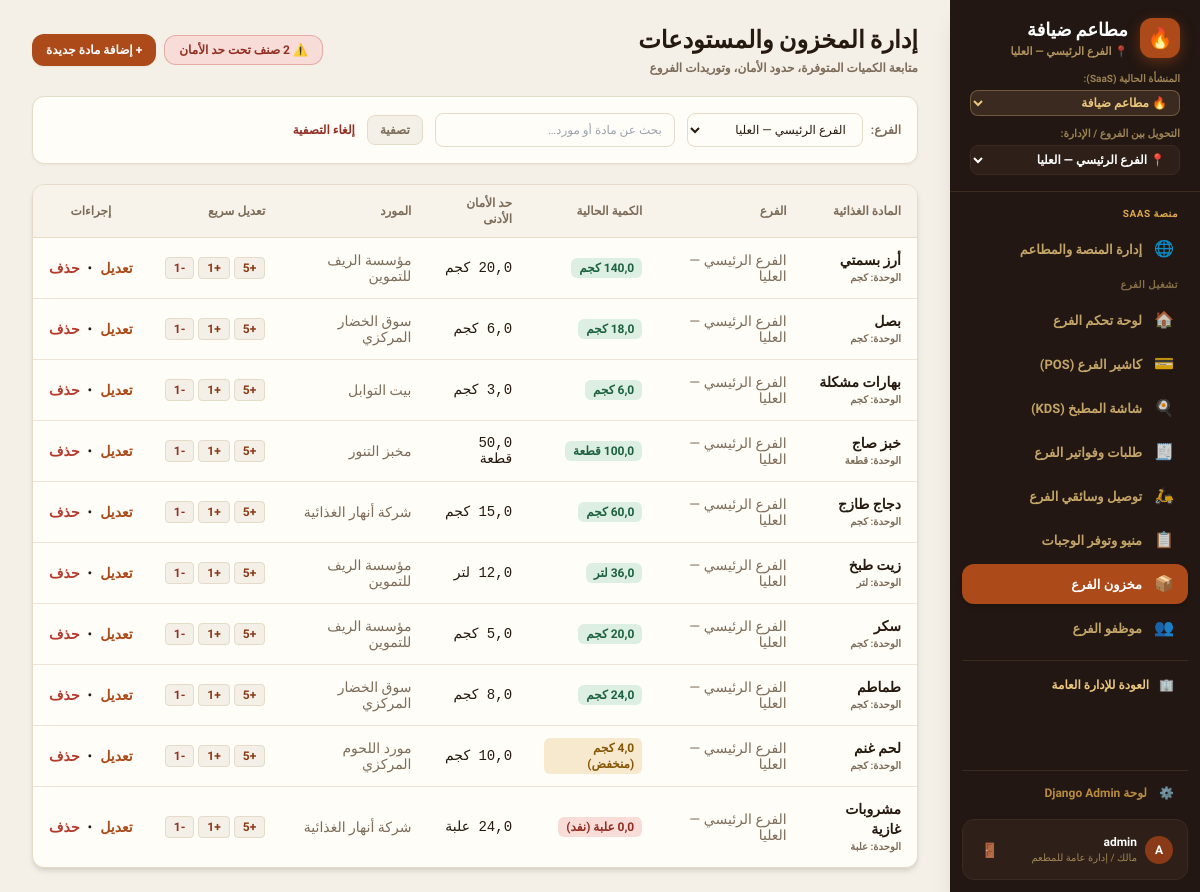
The page /inventory/ (signed in) on the database as committed earlier.
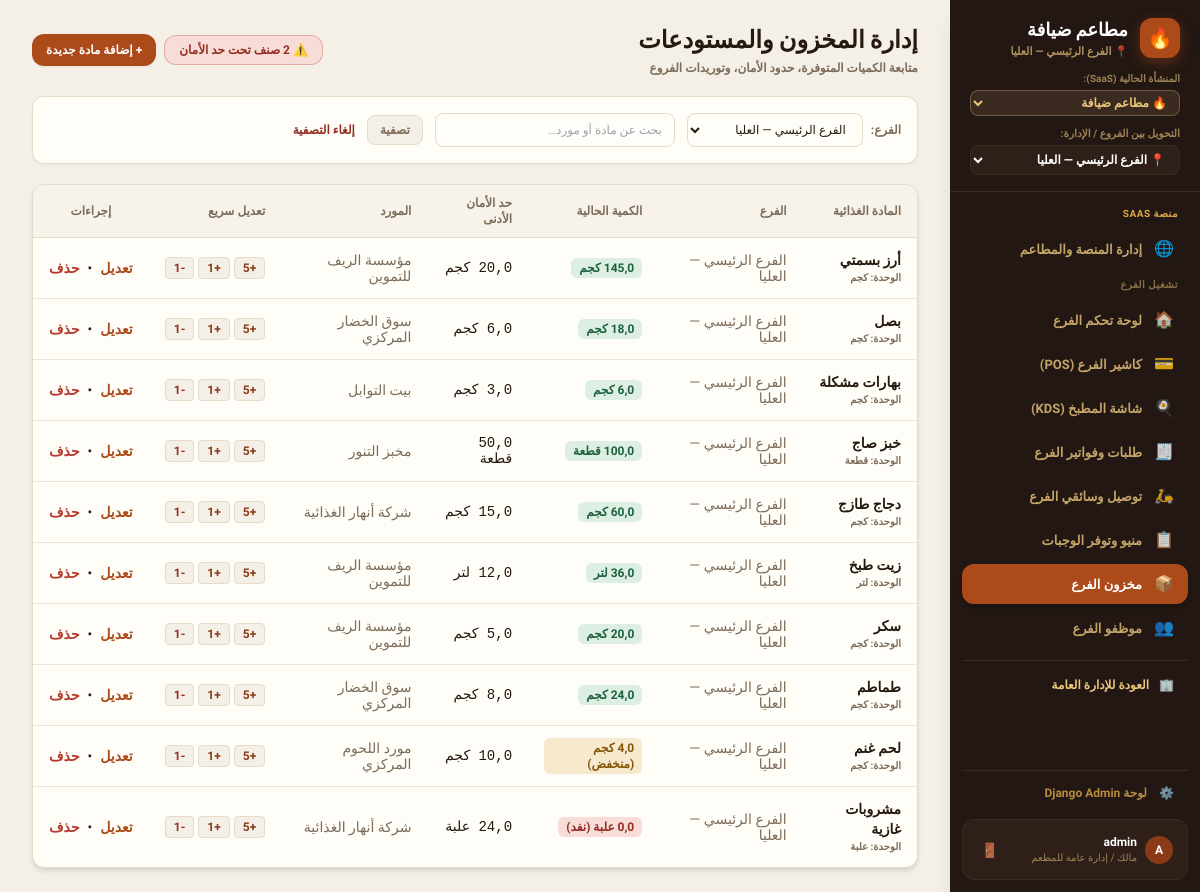
The same page on the database as committed later.
### core/models.py (models this page shows, shortened)
class InventoryItem(models.Model):
    tenant = models.ForeignKey(
        Tenant,
        on_delete=models.CASCADE,
        related_name="inventory_items",
        null=True,
        blank=True,
        verbose_name="المستأجر / المنشأة",
    )
    branch = models.ForeignKey(
        Branch,
        on_delete=models.CASCADE,
        related_name="inventory_items",
        verbose_name="الفرع",
    )
    name = models.CharField(max_length=255, verbose_name="اسم المادة")
    unit = models.CharField(max_length=50, default="كجم", verbose_name="الوحدة")
    quantity = models.DecimalField(max_digits=10, decimal_places=2, default=0.00, verbose_name="الكمية المتوفرة")
    min_quantity = models.DecimalField(max_digits=10, decimal_places=2, default=0.00, verbose_name="حد الأمان الأدنى")
    supplier = models.CharField(max_length=255, default="", blank=True, verbose_name="المورد")
    updated_at = models.DateTimeField(auto_now=True, verbose_name="آخر تحديث")
    class Meta:
        verbose_name = "عنصر مخزون"
        verbose_name_plural = "المخزون"
        ordering = ["id"]

class Branch(models.Model):
    STATUS_CHOICES = [
        ("active", "نشط"),
        ("closed", "مغلق"),
    ]
    tenant = models.ForeignKey(
        Tenant,
        on_delete=models.CASCADE,
        related_name="branches",
        null=True,
        blank=True,
        verbose_name="المستأجر / المنشأة",
    )
    name = models.CharField(max_length=255, verbose_name="اسم الفرع")
    city = models.CharField(max_length=100, default="", blank=True, verbose_name="المدينة")
    address = models.CharField(max_length=255, default="", blank=True, verbose_name="العنوان")
    phone = models.CharField(max_length=50, default="", blank=True, verbose_name="الهاتف")
    status = models.CharField(max_length=20, choices=STATUS_CHOICES, default="active", verbose_name="الحالة")
    latitude = models.DecimalField(max_digits=10, decimal_places=7, null=True, blank=True, verbose_name="خط العرض")
    longitude = models.DecimalField(max_digits=10, decimal_places=7, null=True, blank=True, verbose_name="خط الطول")
    delivery_polygon = models.JSONField(default=list, blank=True, verbose_name="مضلع التغطية على الخريطة")
    delivery_radius_km = models.DecimalField(max_digits=5, decimal_places=2, default=5.00, verbose_name="نصف قطر التغطية (كم)")
    created_at = models.DateTimeField(auto_now_add=True, verbose_name="تاريخ الإنشاء")
    class Meta:
        verbose_name = "فرع"
        verbose_name_plural = "الفروع"
        ordering = ["id"]

### core/views.py (the view)
# urls.py: path("inventory/", views.inventory_view, name="inventory"),
@login_required
@ensure_csrf_cookie
def inventory_view(request):
    tenant = get_active_tenant(request)
    if tenant and not tenant.has_feature("inventory"):
        return HttpResponseForbidden("ميزة إدارة المخزون غير مفعلة في باقة اشتراك هذا المطعم. يرجى ترقية الباقة لتفعيلها.")
    if not user_has_perm(request.user, "manage_inventory"):
        return HttpResponseForbidden("غير مصرح لك بالوصول لإدارة المخزون")
    active_branch = get_active_branch(request)
    branch_id = request.GET.get("branch")
    search = request.GET.get("q", "").strip()
    items = InventoryItem.objects.filter(tenant=tenant).select_related("branch").order_by("branch__name", "name")
    if active_branch:
        items = items.filter(branch=active_branch)
        selected_branch = active_branch.id
    elif branch_id and branch_id.isdigit():
        items = items.filter(branch_id=int(branch_id))
        selected_branch = int(branch_id)
    else:
        selected_branch = "all"
    if search:
        items = items.filter(Q(name__icontains=search) | Q(supplier__icontains=search))
    branches = Branch.objects.filter(tenant=tenant).order_by("name")
    low_count = items.filter(quantity__lte=F("min_quantity")).count()
    context = {
        "tenant": tenant,
        "current_branch": active_branch,
        "items": items,
        "branches": branches,
        "low_count": low_count,
        "selected_branch": selected_branch,
        "search_query": search,
        "units": ["كجم", "لتر", "علبة", "قطعة", "كرتون", "حبة"],
    }
    return render(request, "inventory.html", context)

### core/models.py (called while the page is built)
    def has_feature(self, feature_key):
        if not self.subscription_plan:
            return True
        return feature_key in (self.subscription_plan.features or [])

    def is_subscription_active(self):
        if not self.is_active:
            return False
        if self.subscription_status in ["active", "trial"]:
            if self.subscription_end and self.subscription_end < timezone.now():
                return False
            return True
        return False

    def days_until_expiry(self):
        if not self.subscription_end:
            return 999
        diff = (self.subscription_end - timezone.now()).total_seconds()
        return max(0, int(diff // 86400))

### core/views.py (called while the page is built, shortened)
def get_active_tenant(request):
    if hasattr(request, "tenant") and request.tenant:
        return request.tenant

def user_has_perm(user, perm_key):
    if not user or not user.is_authenticated:
        return False
    if user.is_superuser:
        return True

### templates/inventory.html (shortened to what the changed rows need)
{% extends "base.html" %}
{% block content %}
<div>
    <div class="mb-5 flex flex-col sm:flex-row sm:items-center sm:justify-between gap-2">
        <div>
            <h1 class="text-2xl font-black font-display text-ink">إدارة المخزون والمستودعات</h1>
        </div>
    </div>
    <div class="card overflow-hidden shadow-md">
        <div class="overflow-x-auto">
            <table class="w-full text-right text-xs">
                <thead class="border-b border-line bg-paper/70">
                    <tr>
                        <th class="th">المادة الغذائية</th>
                        <th class="th">الفرع</th>
                        <th class="th">الكمية الحالية</th>
                        <th class="th">حد الأمان الأدنى</th>
                        <th class="th">المورد</th>
                        <th class="th">تعديل سريع</th>
                        <th class="th text-center">إجراءات</th>
                    </tr>
                </thead>
                <tbody class="divide-y divide-line/70">
                    {% for it in items %}
                    <tr class="hover:bg-paper/30 transition">
                        <td class="td font-bold text-ink">
                            <p class="text-sm font-extrabold">{{ it.name }}</p>
                            <p class="text-[10px] text-soft">الوحدة: {{ it.unit }}</p>
                        </td>
                        <td class="td text-soft">{{ it.branch.name }}</td>
                        <td class="td">
                            <span class="inline-flex items-center gap-1.5 rounded-md px-2 py-0.5 font-black text-xs
                                {% if it.quantity == 0 %}bg-bad-100 text-bad-700
                                {% elif it.quantity <= it.min_quantity %}bg-warn-100 text-warn-700
                                {% else %}bg-good-100 text-good-700{% endif %}">
                                {{ it.quantity|floatformat:1 }} {{ it.unit }}
                            </span>
                        </td>
                        <td class="td font-mono">{{ it.min_quantity|floatformat:1 }} {{ it.unit }}</td>
                        <td class="td text-soft">{{ it.supplier|default:"—" }}</td>
                        <td class="td">
                            <div class="flex items-center gap-1">
                                <button onclick="adjustStock({{ it.id }}, 5)" class="rounded bg-paper border border-line px-2 py-0.5 text-xs font-bold hover:bg-brand-100 text-brand-700">+5</button>
                                <button onclick="adjustStock({{ it.id }}, 1)" class="rounded bg-paper border border-line px-2 py-0.5 text-xs font-bold hover:bg-brand-100 text-brand-700">+1</button>
                                <button onclick="adjustStock({{ it.id }}, -1)" class="rounded bg-paper border border-line px-2 py-0.5 text-xs font-bold hover:bg-bad-100 text-bad-700">-1</button>
                            </div>
                        </td>
                        <td class="td text-center">
                            <div class="flex items-center justify-center gap-2">
                                <button onclick="openEditInvModal({{ it.id }}, '{{ it.name }}', {{ it.quantity }}, {{ it.min_quantity }}, '{{ it.supplier }}')" class="text-brand-600 hover:text-brand-700 font-bold">
                                    تعديل
                                </button>
                                <span>•</span>
                                <button onclick="deleteInventoryItem({{ it.id }}, '{{ it.name }}')" class="text-bad-600 hover:text-bad-700 font-bold">
                                    حذف
                                </button>
                            </div>
                        </td>
                    </tr>
                    {% empty %}
                    <tr>
                        <td colspan="7" class="py-12 text-center text-xs text-soft font-bold">لا توجد مواد مطابقة في المخزون</td>
                    </tr>
                    {% endfor %}
                </tbody>
            </table>
        </div>
    </div>
</div>
{% endblock %}

Rows that differ between the two databases and show on the page:
changed InventoryItem "أرز بسمتي": quantity "140,0" → "145,0"
